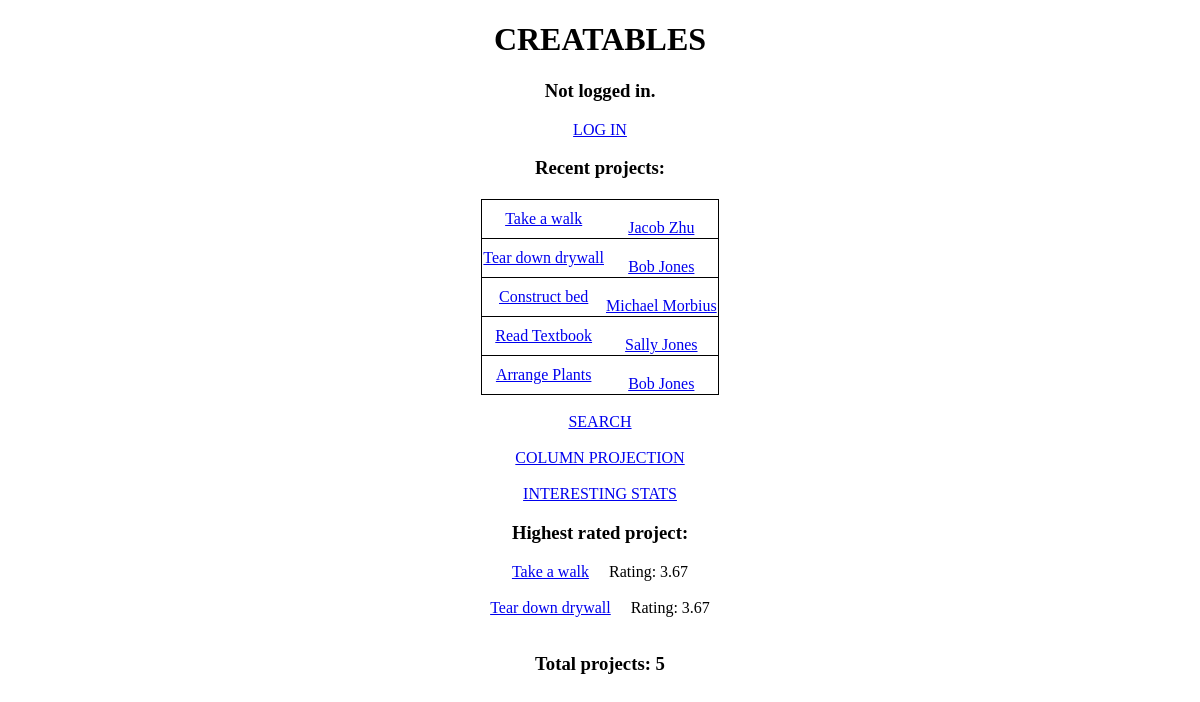
The page / on the database its author committed.
### tables this page shows
CREATE TABLE Projects_PostsProject (
    PID INTEGER PRIMARY KEY AUTO_INCREMENT,
    Name VARCHAR(60) NOT NULL,
    InstructionText VARCHAR(2500),
    Timestamp DATETIME DEFAULT CURRENT_TIMESTAMP,
    Username VARCHAR(40) NOT NULL,
    FOREIGN KEY (Username) REFERENCES Users(Username)
        ON DELETE CASCADE
        ON UPDATE CASCADE
);

### htdocs/api/config.php (called while the page is built, shortened)
<?php
$front_page_posts = 5;

### htdocs/index.php (the view, shortened to what this page needs)
<?php
require("api/config.php");
$conn = new mysqli($db_address, $db_user, $db_pw, $db_name);
$query = "SELECT * FROM Projects_PostsProject ORDER BY Timestamp DESC LIMIT $front_page_posts";
$projects = $conn->query($query)->fetch_all(MYSQLI_ASSOC);
$query = "SELECT COUNT(*) FROM Projects_PostsProject";
$count = $conn->query($query)->fetch_all()[0][0];
$query = "SELECT round(max(avgStars), 2) FROM (SELECT PID, avg(Stars) as avgStars FROM Feedback_LeavesFeedback GROUP BY PID) as Avgs";
$max_avg = $conn->query($query)->fetch_all()[0][0];
if (!is_null($max_avg)) {
    $stmt = $conn->prepare("SELECT * FROM Projects_PostsProject WHERE PID IN (SELECT PID FROM Feedback_LeavesFeedback GROUP BY PID HAVING round(avg(Stars), 2)=?)");
    $stmt->bind_param("d", $max_avg);
    $stmt->execute();
    $best_projects = $stmt->get_result()->fetch_all(MYSQLI_ASSOC);
}
$logged_in = isset($_SESSION["username"]);
?>
<!DOCTYPE html>
<html lang="en">
<head>
</head>
<body>
    <h1>CREATABLES</h1>
    <?php
    if (!$logged_in) {
        echo("<h3>Not logged in.</h3>");
        echo('<a href="login.php">LOG IN</a>');
    } else {
        echo('<h3>Logged in as <a href="profile.php?u='.urlencode($_SESSION["username"]).'">'.$_SESSION["username"]
            .'</a></h3>');
        echo('<a href="api/logout.php">LOG OUT</a>');
    }
    ?>
    <h3>Recent projects:</h3>
    <table class="center">
        <tbody>
        <?php
        foreach ($projects as $project) {
            echo("<tr>");
            echo('<td><a href="project_viewer.php?id='.$project["PID"].'">');
            echo($project["Name"]."</a></td>");
            echo('<td><br><a href="profile.php?u='.urlencode($project["Username"]).'">'.$project["Username"]);
            echo("</a></td></tr>");
        }
        ?>
        </tbody>
    </table>
    <br>
    <a href="search.php">SEARCH</a>
    <br>
    <br>
    <a href="projection.php">COLUMN PROJECTION</a>
    <br>
    <br>
    <a href="extra_info.php">INTERESTING STATS</a>
    <?php
        if (!is_null($max_avg)) {
            echo("<h3>Highest rated project:</h3>");
            foreach ($best_projects as $best_project) {
                echo('<a href="project_viewer.php?id='.$best_project["PID"].'">'.$best_project["Name"].'</a>');
                echo('&emsp; Rating: '.$max_avg.'<br><br>');
            }
        }
    ?>
<h3>Total projects: <?= $count ?></h3>
</body>
</html>

### htdocs/index.php (style rules this page uses)
body { text-align: center; }
table { border: 1px solid black; border-collapse: collapse; margin-top: 20px; }
td { border-top: 1px solid black; border-bottom: 1px solid black; border-collapse: collapse; }
.center { margin-left: auto; margin-right: auto; }

### rows shown on the page
projects_postsproject: Name "Take a walk", Username "Jacob Zhu", max_avg "3.67"
projects_postsproject: Name "Tear down drywall", Username "Bob Jones", max_avg "3.67"
projects_postsproject: Name "Construct bed", Username "Michael Morbius"
projects_postsproject: Name "Read Textbook", Username "Sally Jones"
projects_postsproject: Name "Arrange Plants", Username "Bob Jones"

### other values the page prints
$count "5"
